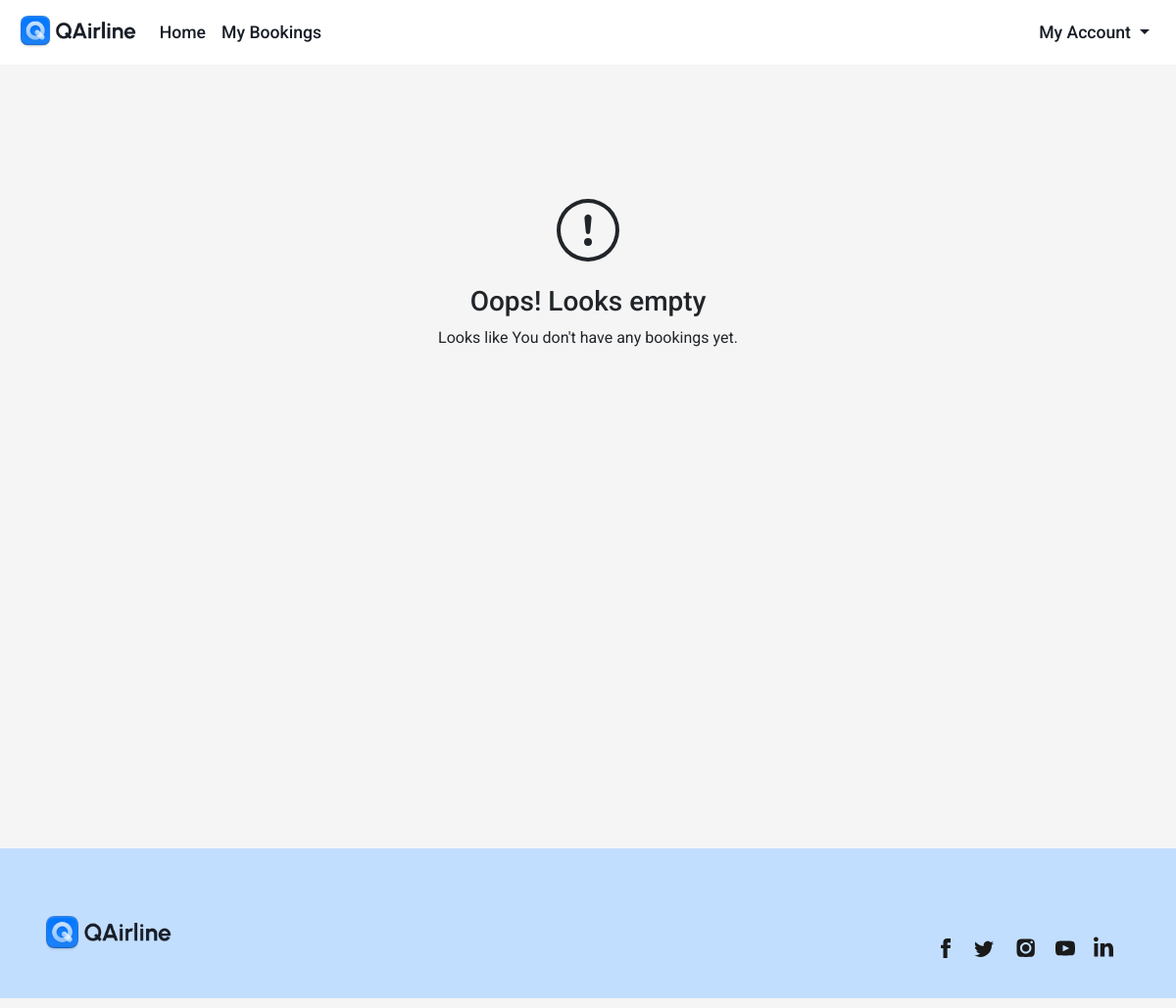
Before: /flight/bookings (signed in) with the older database file.
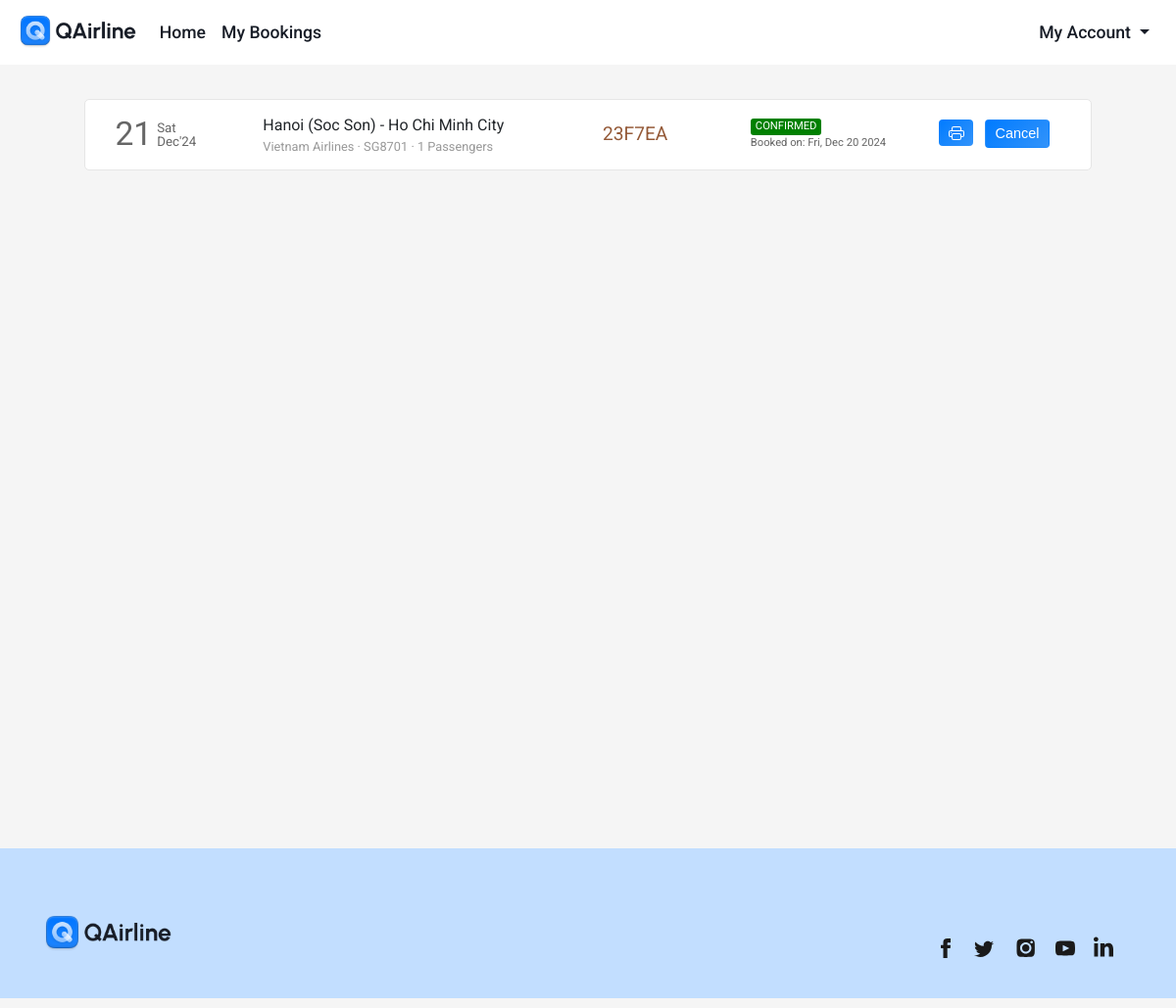
After: the same page with the newer database file.
### flight/models.py (models this page shows, shortened)
class Ticket(models.Model):
    user = models.ForeignKey(User,on_delete=models.CASCADE,related_name="bookings", blank=True, null=True)
    ref_no = models.CharField(max_length=6, unique=True)
    passengers = models.ManyToManyField(Passenger, related_name="flight_tickets")
    flight = models.ForeignKey(Flight, on_delete=models.CASCADE, related_name="tickets", blank=True, null=True)
    flight_ddate = models.DateField(blank=True, null=True)
    flight_adate = models.DateField(blank=True, null=True)
    flight_fare = models.FloatField(blank=True,null=True)
    other_charges = models.FloatField(blank=True,null=True)
    coupon_used = models.CharField(max_length=15,blank=True)
    coupon_discount = models.FloatField(default=0.0)
    total_fare = models.FloatField(blank=True, null=True)
    seat_class = models.CharField(max_length=20, choices=SEAT_CLASS)
    booking_date = models.DateTimeField(default=datetime.now)
    mobile = models.CharField(max_length=20,blank=True)
    email = models.EmailField(max_length=45, blank=True)
    status = models.CharField(max_length=45, choices=TICKET_STATUS)

class Flight(models.Model):
    origin = models.ForeignKey(Place, on_delete=models.CASCADE, related_name="departures")
    destination = models.ForeignKey(Place, on_delete=models.CASCADE, related_name="arrivals")
    depart_time = models.TimeField(auto_now=False, auto_now_add=False)
    depart_day = models.ManyToManyField(Week, related_name="flights_of_the_day")
    duration = models.DurationField(null=True)
    arrival_time = models.TimeField(auto_now=False, auto_now_add=False)
    plane = models.CharField(max_length=24)
    airline = models.CharField(max_length=64)
    economy_fare = models.FloatField(null=True)
    business_fare = models.FloatField(null=True)
    first_fare = models.FloatField(null=True)

class Place(models.Model):
    city = models.CharField(max_length=64)
    airport = models.CharField(max_length=64)
    code = models.CharField(max_length=3)
    country = models.CharField(max_length=64)

### flight/views.py (the view)
# urls.py: path('flight/bookings', views.bookings, name="bookings"),
def bookings(request):
    if request.user.is_authenticated:
        tickets = Ticket.objects.filter(user=request.user).order_by('-booking_date')
        return render(request, 'flight/bookings.html', {
            'page': 'bookings',
            'tickets': tickets
        })
    else:
        return HttpResponseRedirect(reverse('login'))

### flight/templates/flight/bookings.html (shortened to what this page needs)
{% extends 'flight/layout.html' %}
{% load static %}
{% block head %}
    <link rel="stylesheet" href="{% static 'css/bookings_style.css' %}">
{% endblock head %}
{% block body %}
    <section class="section section1">
        <div class="container">
            {% if tickets %}
                {% for ticket in tickets %}
                    <div class="row each-booking-div" id="{{ticket.ref_no}}">
                        <div class="col-2" style="display: flex;">
                            <div style="display: flex; color: #666666; margin-top: auto;">
                                <div>
                                    <span style="font-size: 2.1em;">{{ticket.flight_ddate | date:"d"}}</span>
                                </div>
                                <div style="font-size: smaller; display: flex; margin: auto 0; padding-left: 5px; line-height: 1em;">
                                    <div style="margin: auto;">
                                        <div style="margin-bottom: 1px;">{{ticket.flight_ddate | date:"D"}}</div>
                                        <div style="margin-top: 1px;">{{ticket.flight_ddate | date:"M'y"}}</div>
                                    </div>
                                </div>
                            </div>
                        </div>
                        <div class="col-4 middle-div">
                            <div style="width:100%">
                                <div class="row places-div" style=" display: flex;">
                                    <div style="max-width: 45%;">{{ticket.flight.origin.city}}</div>
                                    <div>&nbsp;-&nbsp;</div>
                                    <div style="max-width: 45%;">{{ticket.flight.destination.city}}</div>
                                </div>
                                <div class="row places-div" style="font-size: .8em; color: #999999; ">
                                    <div style="max-width: 100%;">{{ticket.flight.airline}} &middot; {{ticket.flight.plane}} &middot; {{ticket.passengers.count}} Passengers</div>
                                </div>
                            </div>
                        </div>
                        <div class="col-2 middle-div">
                            <div style="font-size: 1.2em; color: #945937;">{{ticket.ref_no}}</div>
                        </div>
                        <div class="col-2 middle-div">
                            <div>
                                <div class="row status-div">
                                    {% if ticket.status == 'CONFIRMED' %}
                                        <div class="green">{{ticket.status}}</div>
                                    {% endif %}
                                </div>
                                <div class="row booking-date-div" style="font-size: .7em; color: #666;">
                                    {% if ticket.status == 'CONFIRMED' %}
                                        Booked on: {{ticket.booking_date | date:"D, M d Y"}}
                                    {% endif %}
                                </div>
                            </div>
                        </div>
                        <div class="col-2 last-div">
                            <div>
                                <div class="ticket-action-div">
                                    {% if ticket.status == 'CONFIRMED' %}
                                        <form action="{% url 'getticket' %}" method="get" target="_blank">
                                            <button type="submit" class="button btn-outline-info btnp pbtn">
                                            </button>
                                        </form>
                                        <button class="button btn-outline-danger btnp cbtn"  data-ref="{{ticket.ref_no}}" onclick="popup(this)">Cancel</button>
                                    {% endif %}
                                </div>
                            </div>
                        </div>
                    </div>
                {% endfor %}
            {% else %}
                <div style="height: 100%; width:100%; padding: 10%;">
                    <div style="text-align: center; margin: auto;">
                        <br><br>
                        <h3>Oops! Looks empty</h3>
                        <p>
                            Looks like You don't have any bookings yet.
                        </p>
                    </div>
                </div>
            {% endif %}
        </div>
    </section>
{% endblock %}

### flight/templates/flight/layout.html (shortened to what this page needs)
{% load static %}
<!DOCTYPE html>
<html lang="en">
<head>
  <link rel="stylesheet" href="https://stackpath.bootstrapcdn.com/bootstrap/4.4.1/css/bootstrap.min.css">
  <link rel="stylesheet" href="https://use.typekit.net/cav5lva.css">
  <link rel="stylesheet" href="{% static 'css/layout_style.css' %}">
  {% block head %}
  {% endblock %}
</head>
<body>
  <div class="container-fluid">
    <nav class="navbar navbar-expand-lg">
      <a class="navbar-brand" href="{% url 'index' %}">
          <img src="{% static 'img/icon_logo.png' %}" height="34" alt="">
      </a>
      <div class="collapse navbar-collapse" id="navbarSupportedContent">
        <ul class="navbar-nav mr-auto">
          <li class="nav-item {% if not page %}active{% endif %}">
            <a class="nav-link" href="{% url 'index' %}">Home</a>
          </li>
          <li class="nav-item {% if page == 'bookings' %}active{% endif %}">
            <a class="nav-link" href="{% url 'bookings' %}">My Bookings</a>
          </li>
        </ul>
        <ul class="navbar-nav">
          {% if not user.is_authenticated %}
            <li class="nav-item">
              <button class="button" style="border-radius: 25rem;" onclick="window.location.href = '/login';">
                <svg width="1.1em" height="1.1em" viewBox="0 1.5 16 16" class="bi bi-person-fill" fill="currentColor" xmlns="http://www.w3.org/2000/svg">
                  <path fill-rule="evenodd" d="M3 14s-1 0-1-1 1-4 6-4 6 3 6 4-1 1-1 1H3zm5-6a3 3 0 1 0 0-6 3 3 0 0 0 0 6z"/>
                </svg>
                Login
              </button>
            </li>
          {% else %}
            <li class="nav-item dropdown my-account">
              <a class="nav-link dropdown-toggle" href="#" id="navbarDropdown" role="button" data-toggle="dropdown" aria-haspopup="true" aria-expanded="false">
                My Account
              </a>
            </li>
          {% endif %}
        </ul>
      </div>
    </nav>
    <main>
      {% block body %}{% endblock %}
    </main>
    <footer>
      <div class="container">
        <div class="footer-content">
          <div class="logo-container">
            <img src="{% static 'img/icon_logo.png' %}">
          </div>
          <div class="social-links">
            <div class="social-icons">
              <a href="#" class="social-icon">
              </a>
              <a href="#" class="social-icon">
              </a>
              <a href="#" class="social-icon">
              </a>
              <a href="#" class="social-icon">
              </a>
              <a href="#" class="social-icon">
              </a>
            </div>
          </div>
        </div>
      </div>
    </footer>
  </div>
</body>
</html>

### flight/static/css/layout_style.css (style rules this page uses)
body { margin: 0px; padding: 0px; font-family: "Rubik", sans-serif; font-weight: normal; font-style: normal; min-width: 250px; }
.container-fluid { padding-left: 0px; padding-right: 0px; }
.navbar { padding: .7rem 1.2rem; background-color: #fff; opacity: 1; transition-duration: .2s; }
.nav-link { color: #181D27; font-size: 1.1em; font-weight: 500; }
.section { background-size: cover; background-position: center; background-repeat: no-repeat; padding: 30px 50px; min-height: 100vh; }
.button { font-family: "proxima-nova", sans-serif; font-weight: 600; font-size: 1rem; line-height: 1.5; color: #fff; background-color: #007bff; background-image: linear-gradient(135deg, #007bff, #3293fa); border-color: #007bff; display: inline-block; font-weight: 400; text-align: center; white-space: nowrap; vertical-align: middle; -webkit-user-select: none; -moz-user-select: none; -ms-user-select: none; user-select: none; border: 1px solid transparent; padding: .375rem .75rem; font-size: 1rem; line-height: 1.5; border-radius: .25rem; transition: color .15s; transition: background-color .15s; transition: border-color .15s; }
footer { background-color: rgb(194, 222, 255); margin-top: 0px; padding-top: 1px; }
footer .container > div { font-family: Barlow, sans-serif; margin: 48px 0px 10px; flex-shrink: 0; max-width: 100%; overflow: hidden; }
.footer-content { padding-top: 20px; display: flex; -webkit-box-pack: justify; justify-content: space-between; }
.logo-container img { width: 130px; }
.social-icons { list-style-type: none; display: flex; margin: 0px auto; padding: 20px 0px; width: 100%; max-width: 200px; justify-content: space-evenly; }
.social-icons a { height: 44px; width: 44px; }
.footer-content { display: flex; flex-direction: row; justify-content: space-between; }

### flight/static/css/bookings_style.css (style rules this page uses)
* { font-family: 'Roboto', sans-serif; }
body { background-color: #f5f5f5; word-wrap: break-word; }
.container { cursor: pointer; }
.each-booking-div { width: 96%; margin: 5px auto 8px auto; transition-duration: .4s; padding: 10px 15px; background-color: #fff; border: 1px solid #e6e6e6; border-radius: 5px; }
.btnp { padding: .15rem .6rem; font-size: .9em; margin-top: 3px; margin-bottom: 5px; background-color: #007bff; background-image: linear-gradient(135deg, #007bff, #3293fa); }
.each-booking-div > div { display: flex; overflow: auto; }
.each-booking-div > div > div { margin-top: auto; margin-bottom: auto; width: 100%; }
.green, .red, .orange { border-radius: 3px; color: white; padding-left: 5px; padding-right: 5px; font-size: .7em; }
.green { background-color: green; }
.ticket-action-div { display: flex; justify-content: space-evenly; }
.pbtn, .rbtn { border: 0; background-color: #007bff; background-image: linear-gradient(135deg, #007bff, #3293fa); }

Changed rows visible on the page:
added Ticket: flight_ddate "21", flight_ddate "Sat", flight_ddate "Dec'24", flight.origin.city "Hanoi (Soc Son)", flight.destination.city "Ho Chi Minh City", flight.airline "Vietnam Airlines", flight.plane "SG8701", passengers.count "1", ref_no "23F7EA", status "CONFIRMED", booking_date "Fri, Dec 20 2024"
Other visible differences:
text no longer shown: "Oops! Looks empty Looks like You don't have any bookings yet."
